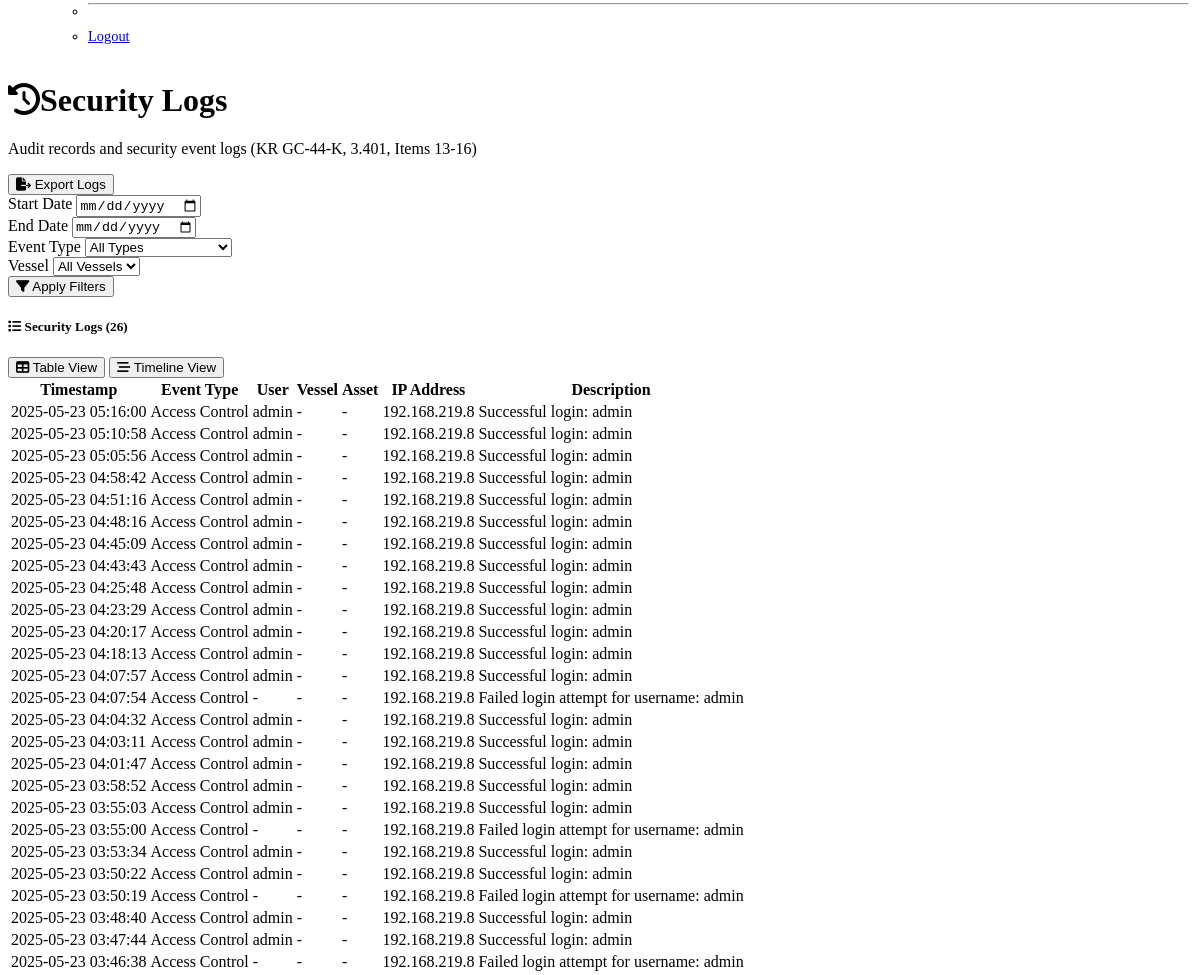
The page /logs (signed in, middle part) on the database as committed earlier.
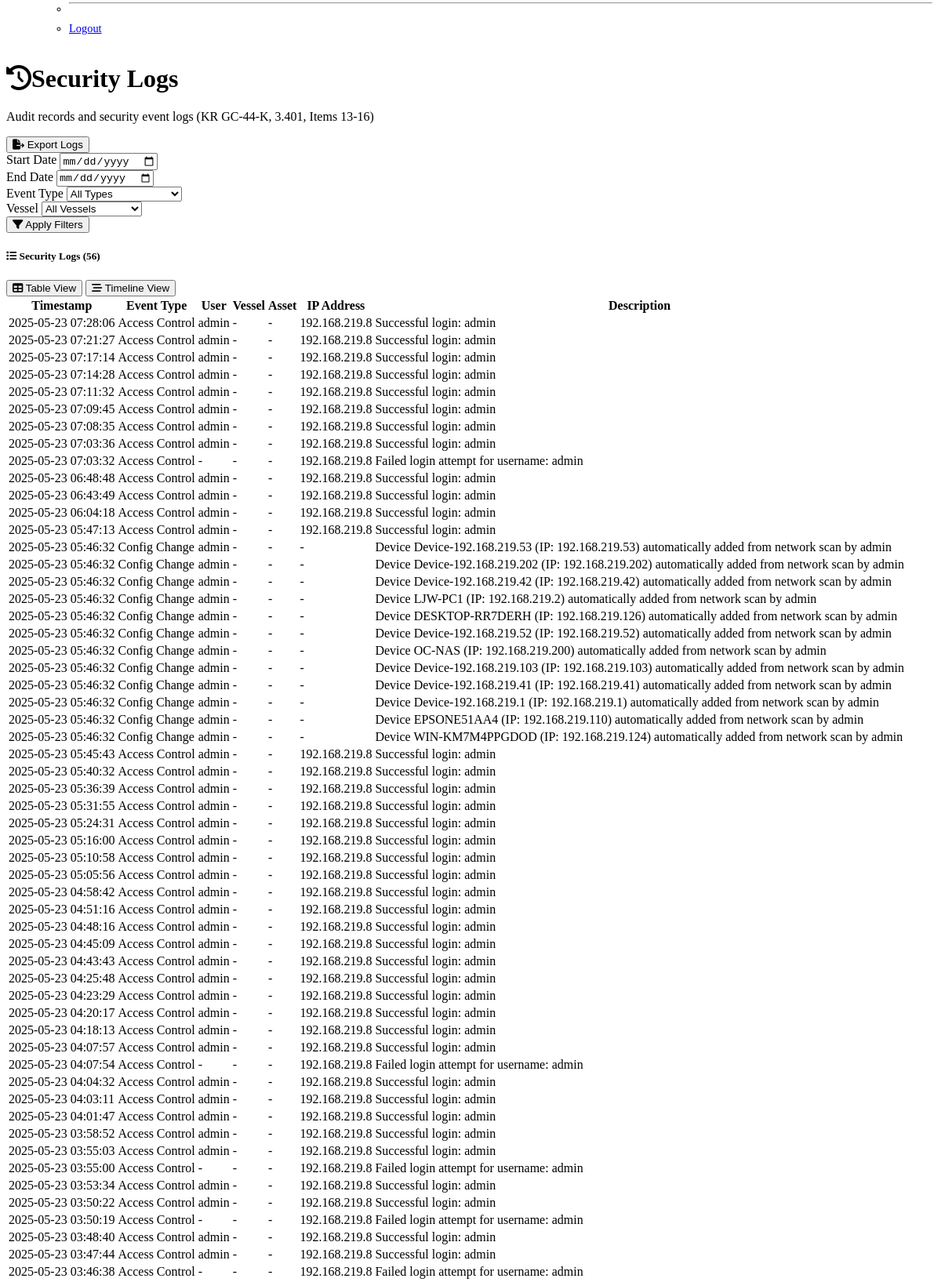
The same page on the database as committed later.
### models.py (models this page shows, shortened)
class SecurityLog(db.Model):
    id = db.Column(db.Integer, primary_key=True)
    timestamp = db.Column(db.DateTime, default=datetime.datetime.utcnow, index=True)
    event_type = db.Column(db.Enum(EventType), nullable=False)
    user_id = db.Column(db.Integer, db.ForeignKey('user.id'), nullable=True)
    vessel_id = db.Column(db.Integer, db.ForeignKey('vessel.id'), nullable=True)
    cbs_id = db.Column(db.Integer, db.ForeignKey('cbs_asset.id'), nullable=True)
    ip_address = db.Column(db.String(45))  # IPv4 or IPv6
    description = db.Column(db.Text, nullable=False)
    data = db.Column(db.Text)  # JSON data for additional context
    user = db.relationship('User')
    vessel = db.relationship('Vessel')
    cbs_asset = db.relationship('CBSAsset')

class User(UserMixin, db.Model):
    id = db.Column(db.Integer, primary_key=True)
    username = db.Column(db.String(64), unique=True, nullable=False)
    email = db.Column(db.String(120), unique=True, nullable=False)
    password_hash = db.Column(db.String(256), nullable=False)
    role = db.Column(db.Enum(UserRole), nullable=False, default=UserRole.READ_ONLY)
    active = db.Column(db.Boolean, default=True, nullable=False)
    @property
    def is_active(self):
        return self.active
    mfa_enabled = db.Column(db.Boolean, default=False, nullable=False)  # For multi-factor authentication
    last_login = db.Column(db.DateTime)
    created_at = db.Column(db.DateTime, default=datetime.datetime.utcnow)
    updated_at = db.Column(db.DateTime, default=datetime.datetime.utcnow, onupdate=datetime.datetime.utcnow)

### routes.py (the view)
@app.route('/logs')
@login_required
@role_required([UserRole.ADMINISTRATOR, UserRole.OPERATOR])
def logs():
    start_date = request.args.get('start_date')
    end_date = request.args.get('end_date')
    event_type = request.args.get('event_type', 'all')
    vessel_id = request.args.get('vessel_id', type=int)
    query = SecurityLog.query
    if start_date:
        start = datetime.datetime.strptime(start_date, '%Y-%m-%d')
        query = query.filter(SecurityLog.timestamp >= start)
    if end_date:
        end = datetime.datetime.strptime(end_date, '%Y-%m-%d') + datetime.timedelta(days=1)
        query = query.filter(SecurityLog.timestamp < end)
    if event_type != 'all':
        query = query.filter_by(event_type=event_type)
    if vessel_id:
        query = query.filter_by(vessel_id=vessel_id)
    logs = query.order_by(desc(SecurityLog.timestamp)).all()
    vessels = Vessel.query.all()
    return render_template('logs.html',
                          logs=logs,
                          vessels=vessels,
                          event_type_filter=event_type,
                          vessel_filter=vessel_id,
                          start_date=start_date,
                          end_date=end_date)

### app.py (called while the page is built)
@app.before_request
def before_request():
    if 'lang' in request.args:
        session['lang'] = request.args.get('lang')
    if 'lang' not in session:
        session['lang'] = 'en'  # Default to English

    @login_manager.user_loader
    def load_user(user_id):
        return User.query.get(int(user_id))

### utils.py (called while the page is built)
def role_required(roles):
    def decorator(f):
        @wraps(f)
        def decorated_function(*args, **kwargs):
            if not current_user.is_authenticated:
                return redirect(url_for('auth.login'))
            if current_user.role not in roles:
                flash('You do not have permission to access this page.', 'danger')
                return redirect(url_for('dashboard'))
            return f(*args, **kwargs)
        return decorated_function
    return decorator

### templates/logs.html (shortened to what the changed rows need)
{% extends "layout.html" %}
{% block content %}
<div class="container-fluid">
    <div class="row mb-4">
        <div class="col">
            <h1 class="h2 mb-0"><i class="fas fa-history me-2"></i>Security Logs</h1>
        </div>
    </div>
    <div class="card">
        <div class="card-header d-flex justify-content-between align-items-center">
            <h5 class="mb-0">
                <i class="fas fa-list me-2"></i>
                {% if logs %}Security Logs ({{ logs|length }}){% else %}Security Logs{% endif %}
            </h5>
            <div class="btn-group btn-group-sm">
                <button type="button" class="btn btn-outline-secondary active" id="view-table">
                </button>
                <button type="button" class="btn btn-outline-secondary" id="view-timeline">
                </button>
            </div>
        </div>
        <div class="card-body">
            <div id="table-view">
                {% if logs %}
                <div class="table-responsive">
                    <table class="table table-hover table-striped">
                        <thead>
                            <tr>
                                <th>Timestamp</th>
                                <th>Event Type</th>
                                <th>User</th>
                                <th>Vessel</th>
                                <th>Asset</th>
                                <th>IP Address</th>
                                <th>Description</th>
                            </tr>
                        </thead>
                        <tbody>
                            {% for log in logs %}
                            <tr>
                                <td>{{ log.timestamp.strftime('%Y-%m-%d %H:%M:%S') }}</td>
                                <td>
                                    <span class="badge bg-{{
                                        'danger' if log.event_type.name == 'SECURITY_ALARM' or log.event_type.name == 'MALWARE_DETECTION' else
                                        'warning' if log.event_type.name == 'ACCESS_CONTROL' or log.event_type.name == 'DATA_INTEGRITY' else
                                        'info' if log.event_type.name == 'OS_EVENT' else
                                        'success' if log.event_type.name == 'BACKUP_RECOVERY' else
                                        'primary' if log.event_type.name == 'CONFIG_CHANGE' else
                                        'secondary'
                                    }}">
                                        {{ log.event_type.name|replace('_', ' ')|title }}
                                    </span>
                                </td>
                                <td>{{ log.user.username if log.user else '-' }}</td>
                                <td>{{ log.vessel.name if log.vessel else '-' }}</td>
                                <td>{{ log.cbs_asset.name if log.cbs_asset else '-' }}</td>
                                <td>{{ log.ip_address if log.ip_address else '-' }}</td>
                                <td>{{ log.description }}</td>
                            </tr>
                            {% endfor %}
                        </tbody>
                    </table>
                </div>
                {% else %}
                <div class="alert alert-info mb-0">
                    <i class="fas fa-info-circle me-2"></i>
                    No logs found matching the current filters.
                </div>
                {% endif %}
            </div>
        </div>
    </div>
</div>
{% endblock %}

Rows that differ between the two databases and show on the page:
added SecurityLog: timestamp "2025-05-23 07:28:06", event_type.name "Access Control", user "admin", vessel "-", cbs_asset "-", ip_address "192.168.219.8", description "Successful login: admin"
added SecurityLog: timestamp "2025-05-23 07:21:27", event_type.name "Access Control", user "admin", vessel "-", cbs_asset "-", ip_address "192.168.219.8", description "Successful login: admin"
added SecurityLog: timestamp "2025-05-23 07:17:14", event_type.name "Access Control", user "admin", vessel "-", cbs_asset "-", ip_address "192.168.219.8", description "Successful login: admin"
added SecurityLog: timestamp "2025-05-23 07:14:28", event_type.name "Access Control", user "admin", vessel "-", cbs_asset "-", ip_address "192.168.219.8", description "Successful login: admin"
added SecurityLog: timestamp "2025-05-23 07:11:32", event_type.name "Access Control", user "admin", vessel "-", cbs_asset "-", ip_address "192.168.219.8", description "Successful login: admin"
added SecurityLog: timestamp "2025-05-23 07:09:45", event_type.name "Access Control", user "admin", vessel "-", cbs_asset "-", ip_address "192.168.219.8", description "Successful login: admin"
added SecurityLog: timestamp "2025-05-23 07:08:35", event_type.name "Access Control", user "admin", vessel "-", cbs_asset "-", ip_address "192.168.219.8", description "Successful login: admin"
added SecurityLog: timestamp "2025-05-23 07:03:36", event_type.name "Access Control", user "admin", vessel "-", cbs_asset "-", ip_address "192.168.219.8", description "Successful login: admin"
added SecurityLog: timestamp "2025-05-23 07:03:32", event_type.name "Access Control", user "-", vessel "-", cbs_asset "-", ip_address "192.168.219.8", description "Failed login attempt for username: admin"
added SecurityLog: timestamp "2025-05-23 06:48:48", event_type.name "Access Control", user "admin", vessel "-", cbs_asset "-", ip_address "192.168.219.8", description "Successful login: admin"
added SecurityLog: timestamp "2025-05-23 06:43:49", event_type.name "Access Control", user "admin", vessel "-", cbs_asset "-", ip_address "192.168.219.8", description "Successful login: admin"
added SecurityLog: timestamp "2025-05-23 06:04:18", event_type.name "Access Control", user "admin", vessel "-", cbs_asset "-", ip_address "192.168.219.8", description "Successful login: admin"
added SecurityLog: timestamp "2025-05-23 05:47:13", event_type.name "Access Control", user "admin", vessel "-", cbs_asset "-", ip_address "192.168.219.8", description "Successful login: admin"
added SecurityLog: timestamp "2025-05-23 05:46:32", event_type.name "Config Change", user "admin", vessel "-", cbs_asset "-", ip_address "-", description "Device Device-192.168.219.53 (IP: 192.168.219.53) automatically added from network scan by admin"
added SecurityLog: timestamp "2025-05-23 05:46:32", event_type.name "Config Change", user "admin", vessel "-", cbs_asset "-", ip_address "-", description "Device Device-192.168.219.202 (IP: 192.168.219.202) automatically added from network scan by admin"
added SecurityLog: timestamp "2025-05-23 05:46:32", event_type.name "Config Change", user "admin", vessel "-", cbs_asset "-", ip_address "-", description "Device Device-192.168.219.42 (IP: 192.168.219.42) automatically added from network scan by admin"
added SecurityLog: timestamp "2025-05-23 05:46:32", event_type.name "Config Change", user "admin", vessel "-", cbs_asset "-", ip_address "-", description "Device LJW-PC1 (IP: 192.168.219.2) automatically added from network scan by admin"
added SecurityLog: timestamp "2025-05-23 05:46:32", event_type.name "Config Change", user "admin", vessel "-", cbs_asset "-", ip_address "-", description "Device DESKTOP-RR7DERH (IP: 192.168.219.126) automatically added from network scan by admin"
added SecurityLog: timestamp "2025-05-23 05:46:32", event_type.name "Config Change", user "admin", vessel "-", cbs_asset "-", ip_address "-", description "Device Device-192.168.219.52 (IP: 192.168.219.52) automatically added from network scan by admin"
added SecurityLog: timestamp "2025-05-23 05:46:32", event_type.name "Config Change", user "admin", vessel "-", cbs_asset "-", ip_address "-", description "Device OC-NAS (IP: 192.168.219.200) automatically added from network scan by admin"
added SecurityLog: timestamp "2025-05-23 05:46:32", event_type.name "Config Change", user "admin", vessel "-", cbs_asset "-", ip_address "-", description "Device Device-192.168.219.103 (IP: 192.168.219.103) automatically added from network scan by admin"
added SecurityLog: timestamp "2025-05-23 05:46:32", event_type.name "Config Change", user "admin", vessel "-", cbs_asset "-", ip_address "-", description "Device Device-192.168.219.41 (IP: 192.168.219.41) automatically added from network scan by admin"
added SecurityLog: timestamp "2025-05-23 05:46:32", event_type.name "Config Change", user "admin", vessel "-", cbs_asset "-", ip_address "-", description "Device Device-192.168.219.1 (IP: 192.168.219.1) automatically added from network scan by admin"
added SecurityLog: timestamp "2025-05-23 05:46:32", event_type.name "Config Change", user "admin", vessel "-", cbs_asset "-", ip_address "-", description "Device EPSONE51AA4 (IP: 192.168.219.110) automatically added from network scan by admin"
added SecurityLog: timestamp "2025-05-23 05:46:32", event_type.name "Config Change", user "admin", vessel "-", cbs_asset "-", ip_address "-", description "Device WIN-KM7M4PPGDOD (IP: 192.168.219.124) automatically added from network scan by admin"
added SecurityLog: timestamp "2025-05-23 05:45:43", event_type.name "Access Control", user "admin", vessel "-", cbs_asset "-", ip_address "192.168.219.8", description "Successful login: admin"
added SecurityLog: timestamp "2025-05-23 05:40:32", event_type.name "Access Control", user "admin", vessel "-", cbs_asset "-", ip_address "192.168.219.8", description "Successful login: admin"
added SecurityLog: timestamp "2025-05-23 05:36:39", event_type.name "Access Control", user "admin", vessel "-", cbs_asset "-", ip_address "192.168.219.8", description "Successful login: admin"
added SecurityLog: timestamp "2025-05-23 05:31:55", event_type.name "Access Control", user "admin", vessel "-", cbs_asset "-", ip_address "192.168.219.8", description "Successful login: admin"
added SecurityLog: timestamp "2025-05-23 05:24:31", event_type.name "Access Control", user "admin", vessel "-", cbs_asset "-", ip_address "192.168.219.8", description "Successful login: admin"
Other text that changed with them:
{{ logs|length }}: "26" → "56"
